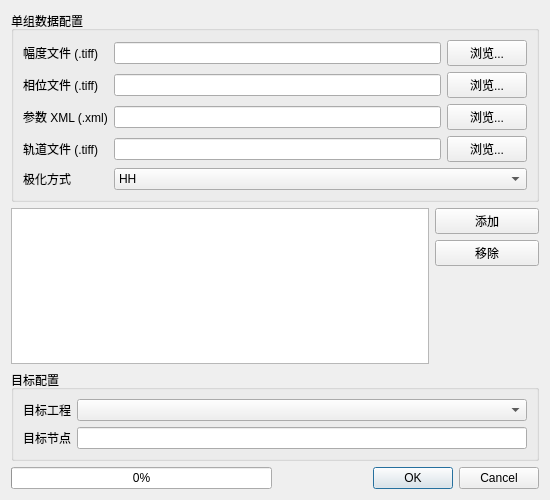
<?xml version="1.0" encoding="UTF-8"?>
<ui version="4.0">
 <class>ImportBiomass</class>
 <widget class="QWidget" name="ImportBiomass">
  <property name="geometry">
   <rect>
    <x>0</x>
    <y>0</y>
    <width>550</width>
    <height>500</height>
   </rect>
  </property>
  <property name="windowTitle">
   <string>导入Biomass L1A数据</string>
  </property>
  <property name="windowIcon">
   <iconset resource="../resources/SatExplorer.qrc">
    <normaloff>:/SatExplorer/icon/InSARapp.ico</normaloff>:/SatExplorer/icon/InSARapp.ico</iconset>
  </property>
  <layout class="QVBoxLayout" name="verticalLayout">
   <item>
    <widget class="QGroupBox" name="groupBox_files">
     <property name="title">
      <string>单组数据配置</string>
     </property>
     <layout class="QFormLayout" name="formLayout_files">
      <item row="0" column="0">
       <widget class="QLabel" name="label_amp">
        <property name="text">
         <string>幅度文件 (.tiff)</string>
        </property>
       </widget>
      </item>
      <item row="0" column="1">
       <layout class="QHBoxLayout" name="horizontalLayout_amp">
        <item>
         <widget class="QLineEdit" name="lineEdit_amp_file"/>
        </item>
        <item>
         <widget class="QPushButton" name="pushButton_amp_browse">
          <property name="text">
           <string>浏览...</string>
          </property>
         </widget>
        </item>
       </layout>
      </item>
      <item row="1" column="0">
       <widget class="QLabel" name="label_phase">
        <property name="text">
         <string>相位文件 (.tiff)</string>
        </property>
       </widget>
      </item>
      <item row="1" column="1">
       <layout class="QHBoxLayout" name="horizontalLayout_phase">
        <item>
         <widget class="QLineEdit" name="lineEdit_phase_file"/>
        </item>
        <item>
         <widget class="QPushButton" name="pushButton_phase_browse">
          <property name="text">
           <string>浏览...</string>
          </property>
         </widget>
        </item>
       </layout>
      </item>
      <item row="2" column="0">
       <widget class="QLabel" name="label_xml">
        <property name="text">
         <string>参数 XML (.xml)</string>
        </property>
       </widget>
      </item>
      <item row="2" column="1">
       <layout class="QHBoxLayout" name="horizontalLayout_xml">
        <item>
         <widget class="QLineEdit" name="lineEdit_xml_file"/>
        </item>
        <item>
         <widget class="QPushButton" name="pushButton_xml_browse">
          <property name="text">
           <string>浏览...</string>
          </property>
         </widget>
        </item>
       </layout>
      </item>
      <item row="3" column="0">
       <widget class="QLabel" name="label_orbit">
        <property name="text">
         <string>轨道文件 (.tiff)</string>
        </property>
       </widget>
      </item>
      <item row="3" column="1">
       <layout class="QHBoxLayout" name="horizontalLayout_orbit">
        <item>
         <widget class="QLineEdit" name="lineEdit_orbit_file"/>
        </item>
        <item>
         <widget class="QPushButton" name="pushButton_orbit_browse">
          <property name="text">
           <string>浏览...</string>
          </property>
         </widget>
        </item>
       </layout>
      </item>
      <item row="4" column="0">
       <widget class="QLabel" name="label_pol">
        <property name="text">
         <string>极化方式</string>
        </property>
       </widget>
      </item>
      <item row="4" column="1">
       <widget class="QComboBox" name="comboBox_pol">
        <item>
         <property name="text">
          <string>HH</string>
         </property>
        </item>
        <item>
         <property name="text">
          <string>HV</string>
         </property>
        </item>
        <item>
         <property name="text">
          <string>VH</string>
         </property>
        </item>
        <item>
         <property name="text">
          <string>VV</string>
         </property>
        </item>
       </widget>
      </item>
     </layout>
    </widget>
   </item>
   <item>
    <layout class="QHBoxLayout" name="horizontalLayout_list" stretch="8,2">
     <item>
      <widget class="QListWidget" name="listWidget"/>
     </item>
     <item>
      <layout class="QVBoxLayout" name="verticalLayout_buttons">
       <item>
        <widget class="QPushButton" name="pushButton_add">
         <property name="text">
          <string>添加</string>
         </property>
        </widget>
       </item>
       <item>
        <widget class="QPushButton" name="pushButton_remove">
         <property name="text">
          <string>移除</string>
         </property>
        </widget>
       </item>
       <item>
        <spacer name="verticalSpacer_buttons">
         <property name="orientation">
          <enum>Qt::Vertical</enum>
         </property>
         <property name="sizeHint" stdset="0">
          <size>
           <width>20</width>
           <height>40</height>
          </size>
         </property>
        </spacer>
       </item>
      </layout>
     </item>
    </layout>
   </item>
   <item>
    <widget class="QGroupBox" name="groupBox_dst">
     <property name="title">
      <string>目标配置</string>
     </property>
     <layout class="QFormLayout" name="formLayout_dst">
      <item row="0" column="0">
       <widget class="QLabel" name="label_dst_project">
        <property name="text">
         <string>目标工程</string>
        </property>
       </widget>
      </item>
      <item row="0" column="1">
       <widget class="QComboBox" name="comboBox_dst_project"/>
      </item>
      <item row="1" column="0">
       <widget class="QLabel" name="label_dst_node">
        <property name="text">
         <string>目标节点</string>
        </property>
       </widget>
      </item>
      <item row="1" column="1">
       <widget class="QLineEdit" name="lineEdit_dst_node"/>
      </item>
     </layout>
    </widget>
   </item>
   <item>
    <layout class="QHBoxLayout" name="horizontalLayout_bottom" stretch="5,5">
     <item>
      <widget class="QProgressBar" name="progressBar">
       <property name="value">
        <number>0</number>
       </property>
      </widget>
     </item>
     <item>
      <widget class="QDialogButtonBox" name="buttonBox">
       <property name="standardButtons">
        <set>QDialogButtonBox::Cancel|QDialogButtonBox::Ok</set>
       </property>
      </widget>
     </item>
    </layout>
   </item>
  </layout>
 </widget>
 <resources>
  <include location="../resources/SatExplorer.qrc"/>
 </resources>
 <connections/>
</ui>
